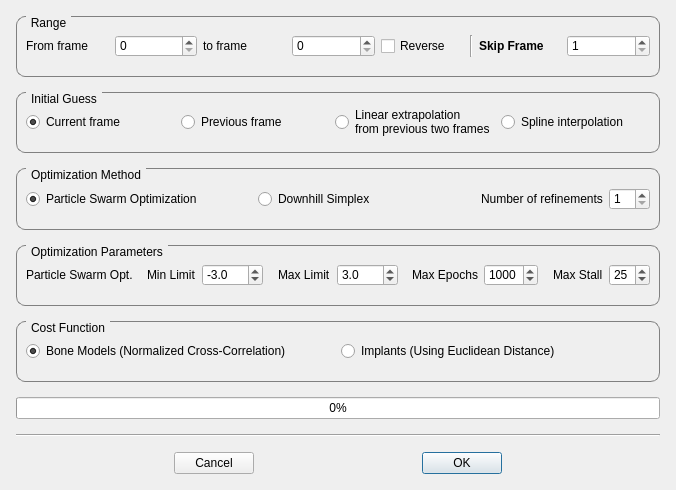
<?xml version="1.0" encoding="UTF-8"?>
<ui version="4.0">
 <class>TrackingOptionsDialog</class>
 <widget class="QDialog" name="TrackingOptionsDialog">
  <property name="geometry">
   <rect>
    <x>0</x>
    <y>0</y>
    <width>676</width>
    <height>490</height>
   </rect>
  </property>
  <property name="minimumSize">
   <size>
    <width>591</width>
    <height>422</height>
   </size>
  </property>
  <property name="windowTitle">
   <string>Tracking Options</string>
  </property>
  <layout class="QHBoxLayout" name="horizontalLayout">
   <item>
    <layout class="QGridLayout" name="gridLayout">
     <property name="leftMargin">
      <number>5</number>
     </property>
     <property name="topMargin">
      <number>5</number>
     </property>
     <property name="rightMargin">
      <number>5</number>
     </property>
     <property name="bottomMargin">
      <number>5</number>
     </property>
     <property name="horizontalSpacing">
      <number>10</number>
     </property>
     <property name="verticalSpacing">
      <number>15</number>
     </property>
     <item row="10" column="4">
      <spacer name="horizontalSpacer_4">
       <property name="orientation">
        <enum>Qt::Horizontal</enum>
       </property>
       <property name="sizeHint" stdset="0">
        <size>
         <width>40</width>
         <height>20</height>
        </size>
       </property>
      </spacer>
     </item>
     <item row="10" column="3">
      <widget class="QPushButton" name="pushButton_OK">
       <property name="maximumSize">
        <size>
         <width>150</width>
         <height>16777215</height>
        </size>
       </property>
       <property name="text">
        <string>OK</string>
       </property>
      </widget>
     </item>
     <item row="1" column="0" colspan="5">
      <widget class="QGroupBox" name="groupBox">
       <property name="styleSheet">
        <string notr="true">QGroupBox {
    border: 1px solid gray;
    border-radius: 9px;
    margin-top: 0.5em;
}

QGroupBox::title {
    subcontrol-origin: margin;
    left: 10px;
    padding: 0 3px 0 3px;
}</string>
       </property>
       <property name="title">
        <string>Range</string>
       </property>
       <property name="flat">
        <bool>false</bool>
       </property>
       <property name="checkable">
        <bool>false</bool>
       </property>
       <layout class="QGridLayout" name="gridLayout_5">
        <item row="0" column="0">
         <layout class="QGridLayout" name="gridLayout_4">
          <item row="0" column="3">
           <widget class="QSpinBox" name="spinBox_FrameEnd">
            <property name="maximum">
             <number>1000</number>
            </property>
           </widget>
          </item>
          <item row="0" column="0">
           <widget class="QLabel" name="label">
            <property name="text">
             <string>From frame</string>
            </property>
           </widget>
          </item>
          <item row="0" column="1">
           <widget class="QSpinBox" name="spinBox_FrameStart">
            <property name="maximum">
             <number>1000</number>
            </property>
           </widget>
          </item>
          <item row="0" column="2">
           <widget class="QLabel" name="label_2">
            <property name="text">
             <string>to frame</string>
            </property>
           </widget>
          </item>
          <item row="0" column="4">
           <widget class="QCheckBox" name="checkBox_Reverse">
            <property name="text">
             <string>Reverse</string>
            </property>
           </widget>
          </item>
          <item row="0" column="6">
           <widget class="QLabel" name="label_12">
            <property name="font">
             <font>
              <weight>75</weight>
              <italic>false</italic>
              <bold>true</bold>
              <underline>false</underline>
              <strikeout>false</strikeout>
             </font>
            </property>
            <property name="text">
             <string>Skip Frame</string>
            </property>
           </widget>
          </item>
          <item row="0" column="7">
           <widget class="QSpinBox" name="spinBox_FrameSkip">
            <property name="minimum">
             <number>1</number>
            </property>
            <property name="maximum">
             <number>1000</number>
            </property>
           </widget>
          </item>
          <item row="0" column="5">
           <widget class="Line" name="line_2">
            <property name="orientation">
             <enum>Qt::Vertical</enum>
            </property>
           </widget>
          </item>
         </layout>
        </item>
       </layout>
      </widget>
     </item>
     <item row="10" column="0">
      <spacer name="horizontalSpacer_2">
       <property name="orientation">
        <enum>Qt::Horizontal</enum>
       </property>
       <property name="sizeHint" stdset="0">
        <size>
         <width>40</width>
         <height>20</height>
        </size>
       </property>
      </spacer>
     </item>
     <item row="7" column="0" colspan="5">
      <widget class="QProgressBar" name="progressBar">
       <property name="sizePolicy">
        <sizepolicy hsizetype="Preferred" vsizetype="Fixed">
         <horstretch>0</horstretch>
         <verstretch>0</verstretch>
        </sizepolicy>
       </property>
       <property name="styleSheet">
        <string notr="true">QProgressBar {text-align: center}</string>
       </property>
       <property name="minimum">
        <number>0</number>
       </property>
       <property name="value">
        <number>0</number>
       </property>
       <property name="textVisible">
        <bool>true</bool>
       </property>
       <property name="textDirection">
        <enum>QProgressBar::TopToBottom</enum>
       </property>
      </widget>
     </item>
     <item row="4" column="0" colspan="5">
      <widget class="QGroupBox" name="groupBox_3">
       <property name="styleSheet">
        <string notr="true">QGroupBox {
    border: 1px solid gray;
    border-radius: 9px;
    margin-top: 0.5em;
}

QGroupBox::title {
    subcontrol-origin: margin;
    left: 10px;
    padding: 0 3px 0 3px;
}</string>
       </property>
       <property name="title">
        <string>Optimization Method</string>
       </property>
       <layout class="QGridLayout" name="gridLayout_6">
        <item row="1" column="6">
         <spacer name="horizontalSpacer_10">
          <property name="orientation">
           <enum>Qt::Horizontal</enum>
          </property>
          <property name="sizeHint" stdset="0">
           <size>
            <width>40</width>
            <height>20</height>
           </size>
          </property>
         </spacer>
        </item>
        <item row="1" column="3">
         <spacer name="horizontalSpacer_9">
          <property name="orientation">
           <enum>Qt::Horizontal</enum>
          </property>
          <property name="sizeHint" stdset="0">
           <size>
            <width>40</width>
            <height>20</height>
           </size>
          </property>
         </spacer>
        </item>
        <item row="1" column="5">
         <spacer name="horizontalSpacer">
          <property name="orientation">
           <enum>Qt::Horizontal</enum>
          </property>
          <property name="sizeHint" stdset="0">
           <size>
            <width>40</width>
            <height>20</height>
           </size>
          </property>
         </spacer>
        </item>
        <item row="1" column="9">
         <widget class="QSpinBox" name="spinBox_NumberRefinements">
          <property name="minimum">
           <number>1</number>
          </property>
          <property name="value">
           <number>1</number>
          </property>
         </widget>
        </item>
        <item row="1" column="8">
         <widget class="QLabel" name="label_3">
          <property name="text">
           <string>Number of refinements</string>
          </property>
         </widget>
        </item>
        <item row="1" column="4">
         <widget class="QRadioButton" name="radioButton_downhill_method">
          <property name="text">
           <string>Downhill Simplex</string>
          </property>
          <property name="checked">
           <bool>false</bool>
          </property>
         </widget>
        </item>
        <item row="1" column="0">
         <widget class="QRadioButton" name="radioButton_random_search_method">
          <property name="text">
           <string>Particle Swarm Optimization</string>
          </property>
          <property name="checked">
           <bool>true</bool>
          </property>
         </widget>
        </item>
       </layout>
      </widget>
     </item>
     <item row="10" column="2">
      <spacer name="horizontalSpacer_3">
       <property name="orientation">
        <enum>Qt::Horizontal</enum>
       </property>
       <property name="sizeHint" stdset="0">
        <size>
         <width>40</width>
         <height>20</height>
        </size>
       </property>
      </spacer>
     </item>
     <item row="10" column="1">
      <widget class="QPushButton" name="pushButton_Cancel">
       <property name="maximumSize">
        <size>
         <width>150</width>
         <height>16777215</height>
        </size>
       </property>
       <property name="text">
        <string>Cancel</string>
       </property>
      </widget>
     </item>
     <item row="9" column="0" colspan="5">
      <widget class="Line" name="line">
       <property name="orientation">
        <enum>Qt::Horizontal</enum>
       </property>
      </widget>
     </item>
     <item row="5" column="0" colspan="5">
      <widget class="QGroupBox" name="groupBox_5">
       <property name="styleSheet">
        <string notr="true">QGroupBox {
    border: 1px solid gray;
    border-radius: 9px;
    margin-top: 0.5em;
}

QGroupBox::title {
    subcontrol-origin: margin;
    left: 10px;
    padding: 0 3px 0 3px;
}</string>
       </property>
       <property name="title">
        <string>Optimization Parameters</string>
       </property>
       <layout class="QGridLayout" name="gridLayout_7">
        <item row="1" column="0">
         <widget class="QLabel" name="label_8">
          <property name="text">
           <string>Particle Swarm Opt.</string>
          </property>
         </widget>
        </item>
        <item row="1" column="12">
         <spacer name="horizontalSpacer_8">
          <property name="orientation">
           <enum>Qt::Horizontal</enum>
          </property>
          <property name="sizeHint" stdset="0">
           <size>
            <width>40</width>
            <height>20</height>
           </size>
          </property>
         </spacer>
        </item>
        <item row="1" column="4">
         <widget class="QDoubleSpinBox" name="spinBox_min_lim">
          <property name="decimals">
           <number>1</number>
          </property>
          <property name="minimum">
           <double>-100.000000000000000</double>
          </property>
          <property name="singleStep">
           <double>0.200000000000000</double>
          </property>
          <property name="value">
           <double>-3.000000000000000</double>
          </property>
         </widget>
        </item>
        <item row="1" column="13">
         <widget class="QLabel" name="label_13">
          <property name="text">
           <string>Max Stall</string>
          </property>
         </widget>
        </item>
        <item row="1" column="5">
         <spacer name="horizontalSpacer_12">
          <property name="orientation">
           <enum>Qt::Horizontal</enum>
          </property>
          <property name="sizeHint" stdset="0">
           <size>
            <width>40</width>
            <height>20</height>
           </size>
          </property>
         </spacer>
        </item>
        <item row="1" column="6">
         <widget class="QLabel" name="label_10">
          <property name="text">
           <string>Max Limit</string>
          </property>
         </widget>
        </item>
        <item row="1" column="1">
         <spacer name="horizontalSpacer_11">
          <property name="orientation">
           <enum>Qt::Horizontal</enum>
          </property>
          <property name="sizeHint" stdset="0">
           <size>
            <width>40</width>
            <height>20</height>
           </size>
          </property>
         </spacer>
        </item>
        <item row="1" column="2">
         <widget class="QLabel" name="label_9">
          <property name="text">
           <string>Min Limit</string>
          </property>
         </widget>
        </item>
        <item row="1" column="8">
         <widget class="QDoubleSpinBox" name="spinBox_max_lim">
          <property name="decimals">
           <number>1</number>
          </property>
          <property name="minimum">
           <double>-100.000000000000000</double>
          </property>
          <property name="maximum">
           <double>100.000000000000000</double>
          </property>
          <property name="singleStep">
           <double>0.200000000000000</double>
          </property>
          <property name="value">
           <double>3.000000000000000</double>
          </property>
         </widget>
        </item>
        <item row="1" column="11">
         <widget class="QSpinBox" name="spinBox_max_iter">
          <property name="minimum">
           <number>100</number>
          </property>
          <property name="maximum">
           <number>9999</number>
          </property>
          <property name="value">
           <number>1000</number>
          </property>
         </widget>
        </item>
        <item row="1" column="14">
         <widget class="QSpinBox" name="spinBox_stall_max">
          <property name="minimum">
           <number>5</number>
          </property>
          <property name="value">
           <number>25</number>
          </property>
         </widget>
        </item>
        <item row="1" column="9">
         <spacer name="horizontalSpacer_13">
          <property name="orientation">
           <enum>Qt::Horizontal</enum>
          </property>
          <property name="sizeHint" stdset="0">
           <size>
            <width>40</width>
            <height>20</height>
           </size>
          </property>
         </spacer>
        </item>
        <item row="1" column="10">
         <widget class="QLabel" name="label_11">
          <property name="text">
           <string>Max Epochs</string>
          </property>
         </widget>
        </item>
       </layout>
      </widget>
     </item>
     <item row="2" column="0" colspan="5">
      <widget class="QGroupBox" name="groupBox_2">
       <property name="styleSheet">
        <string notr="true">QGroupBox {
    border: 1px solid gray;
    border-radius: 9px;
    margin-top: 0.5em;
}

QGroupBox::title {
    subcontrol-origin: margin;
    left: 10px;
    padding: 0 3px 0 3px;
}</string>
       </property>
       <property name="title">
        <string>Initial Guess</string>
       </property>
       <layout class="QGridLayout" name="gridLayout_3">
        <item row="0" column="0">
         <widget class="QRadioButton" name="radioButton_CurrentFrame">
          <property name="text">
           <string>Current frame</string>
          </property>
          <property name="checked">
           <bool>true</bool>
          </property>
         </widget>
        </item>
        <item row="0" column="1">
         <widget class="QRadioButton" name="radioButton_PreviousFrame">
          <property name="text">
           <string>Previous frame</string>
          </property>
         </widget>
        </item>
        <item row="0" column="2">
         <widget class="QRadioButton" name="radioButton_LinearExtrapolation">
          <property name="text">
           <string>Linear extrapolation 
from previous two frames</string>
          </property>
         </widget>
        </item>
        <item row="0" column="3">
         <widget class="QRadioButton" name="radioButton_SplineInterpolation">
          <property name="text">
           <string>Spline interpolation</string>
          </property>
         </widget>
        </item>
       </layout>
      </widget>
     </item>
     <item row="6" column="0" colspan="5">
      <widget class="QGroupBox" name="groupBox_4">
       <property name="enabled">
        <bool>true</bool>
       </property>
       <property name="styleSheet">
        <string notr="true">QGroupBox {
    border: 1px solid gray;
    border-radius: 9px;
    margin-top: 0.5em;
}

QGroupBox::title {
    subcontrol-origin: margin;
    left: 10px;
    padding: 0 3px 0 3px;
}</string>
       </property>
       <property name="title">
        <string>Cost Function</string>
       </property>
       <layout class="QGridLayout" name="gridLayout_2">
        <item row="0" column="0">
         <widget class="QRadioButton" name="radioButton_bone_ncc_cf">
          <property name="text">
           <string>Bone Models (Normalized Cross-Correlation)</string>
          </property>
          <property name="checked">
           <bool>true</bool>
          </property>
         </widget>
        </item>
        <item row="0" column="1">
         <widget class="QRadioButton" name="radioButton_implant_ncc_cf">
          <property name="text">
           <string>Implants (Using Euclidean Distance)</string>
          </property>
         </widget>
        </item>
       </layout>
      </widget>
     </item>
    </layout>
   </item>
  </layout>
 </widget>
 <resources/>
 <connections/>
</ui>
